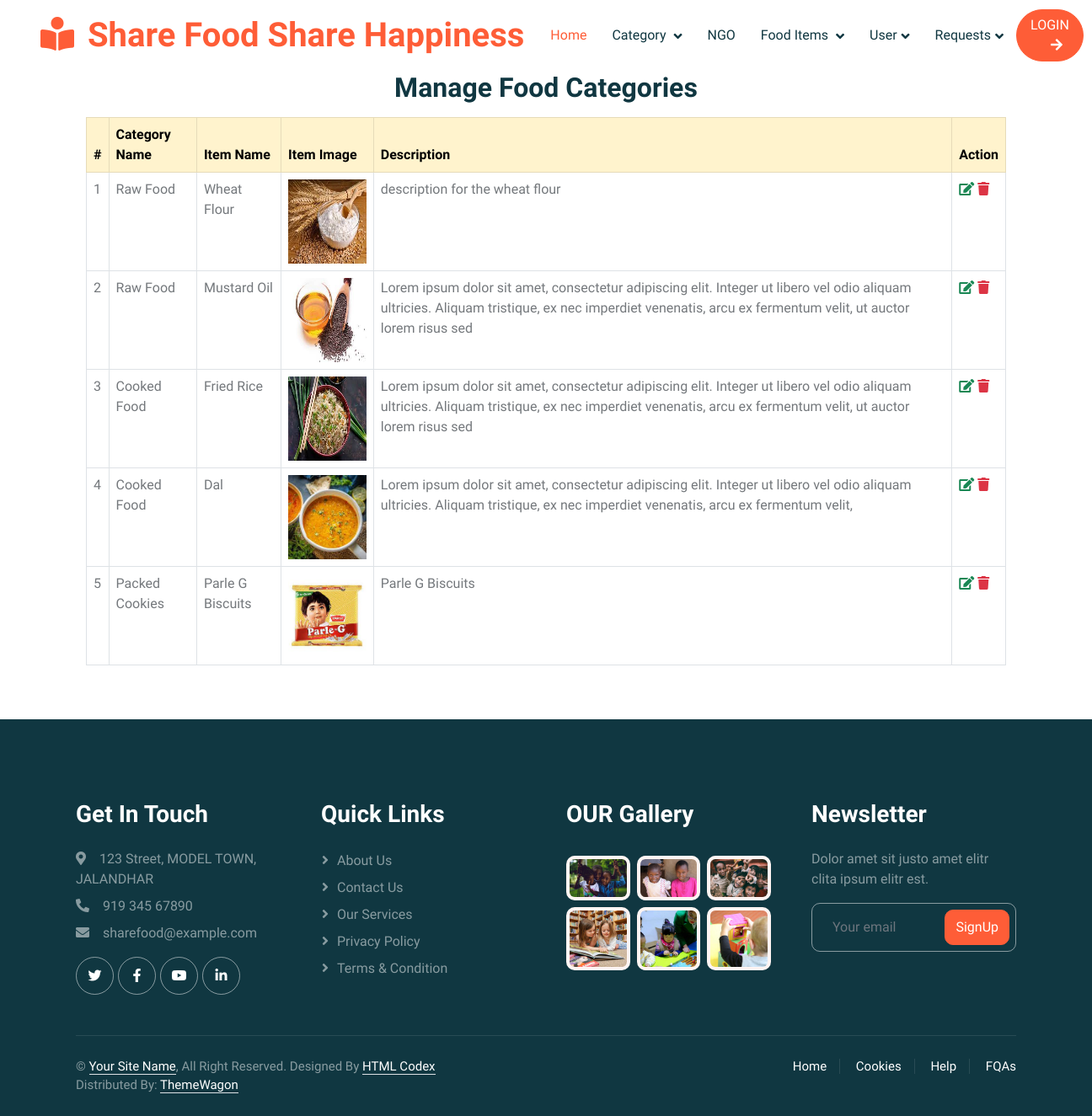
The app's page /manage_items.php with its own data.
### tables this page shows
CREATE TABLE `food_items` (
  `id` int(11) NOT NULL,
  `category` int(11) NOT NULL,
  `item_name` varchar(50) NOT NULL,
  `image` varchar(50) NOT NULL,
  `description` varchar(200) NOT NULL,
  `created_at` timestamp NOT NULL DEFAULT current_timestamp() ON UPDATE current_timestamp()
);

CREATE TABLE `food_category` (
  `id` int(11) NOT NULL,
  `name` varchar(50) NOT NULL,
  `image` varchar(50) NOT NULL,
  `created_at` timestamp NOT NULL DEFAULT current_timestamp()
);

### manage_items.php (the view, shortened to what this page needs)
<?php include_once 'admin_header.php'; ?>
<div class="container">
    <h2 class="text-center">Manage Food Categories</h2>
    <div class="container-fluid mt-3">
        <div class="row">
            <div class="col-md-12">
                <table class="table table-bordered ">
                                <thead class="table-warning">
                                <tr>
                                    <th>#</th>
                                    <th>Category Name</th>
                                    <th>Item Name</th>
                                    <th>Item Image</th>
                                    <th>Description</th>
                                    <th>Action</th>
                                </tr>
                                </thead>
                                <?php
                                $count = 1;
                                include_once 'config.php';
                                $q = 'SELECT food_items.*,food_category.name FROM `food_items`left join food_category on food_category.id=food_items.category';
                                $res = mysqli_query($conn, $q);
                                while ($data = mysqli_fetch_array($res)) { ?>
                                    <tr>
                                    <td><?php echo $count ;$count++; ?></td>
                                    <td><?php echo $data['name']; ?></td>
                                    <td><?php echo $data['item_name']; ?></td>
                                    <td>
                                    <img src="food_items/<?php echo $data[
                                        'image'
                                    ]; ?>" class="img-fluid" style="height:100px">
                                    </td>
                                    <td><?php echo $data['description']; ?></td>
                                    <td>
                                    <a href="edit_admin_view_category.php?id=<?php echo $data[
                                        'id'
                                    ]; ?>">
                                        <i class="fa fa-edit text-success"></i>
                                        <a href="delete_food_item.php?id=<?php echo $data[
                                            'id'
                                        ]; ?>">
                                            <i class="fa fa-trash text-danger"></i>
                                        </a>
                                    </td>
                                </tr>
                                <?php }
                                ?>
                </table>
            </div>
        </div>
    </div>
</div>
<?php include_once 'footer.php'; ?>

### css/style.css (style rules this page uses)
:root { --primary: #FE5D37; --light: #FFF5F3; --dark: #103741; }
h1, h2, h3, h4, .h1, .h2, .h3, .h4, .display-1, .display-2, .display-3, .display-4, .display-5, .display-6 { font-family: 'Lobster Two', cursive; font-weight: 700; }

### records on screen
food_items: food_category.name "Raw Food", item_name "Wheat Flour", image (picture), description "description for the wheat flour"
food_items: food_category.name "Raw Food", item_name "Mustard Oil", image (picture), description "Lorem ipsum dolor sit amet, consectetur adipiscing elit. Integer ut libero vel odio aliquam ultricies. Aliquam tristique, ex nec imperdiet venenatis, arcu ex fermentum velit, ut auctor lorem risus sed"
food_items: food_category.name "Cooked Food", item_name "Fried Rice", image (picture), description "Lorem ipsum dolor sit amet, consectetur adipiscing elit. Integer ut libero vel odio aliquam ultricies. Aliquam tristique, ex nec imperdiet venenatis, arcu ex fermentum velit, ut auctor lorem risus sed"
food_items: food_category.name "Cooked Food", item_name "Dal", image (picture), description "Lorem ipsum dolor sit amet, consectetur adipiscing elit. Integer ut libero vel odio aliquam ultricies. Aliquam tristique, ex nec imperdiet venenatis, arcu ex fermentum velit,"
food_items: food_category.name "Packed Cookies", item_name "Parle G Biscuits", image (picture), description "Parle G Biscuits"
